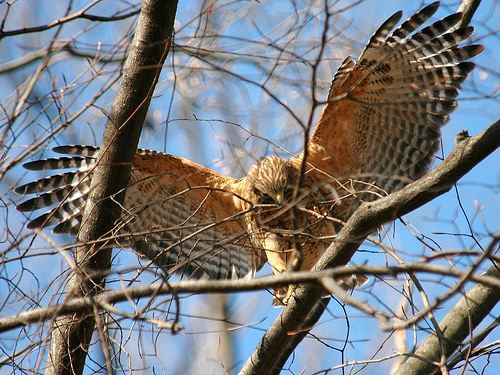
#> input picture example_data/2008_001810.jpg, 500 x 375 px, found by its file name
$ python spin_aug.py
#> lines starting #> are read from the running program, lines starting #| are printed output that depends on the picture
import cv2
import numpy as np
import json
import random
import math
import os
from PIL import Image
from .insert_points import process_shapes

def rotate_point(x, y, angle, center):
    angle_rad = math.radians(angle)
    cos_angle = math.cos(angle_rad)
    sin_angle = math.sin(angle_rad)
    new_x = cos_angle * (x - center[0]) - sin_angle * (y - center[1]) + center[0]
    new_y = sin_angle * (x - center[0]) + cos_angle * (y - center[1]) + center[1]
    return new_x, new_y

def rotate_image(image, angle):
    (h, w) = image.shape[:2]
    center = (w // 2, h // 2)
    rotation_matrix = cv2.getRotationMatrix2D(center, angle, 1.0)
    rotated_image = cv2.warpAffine(image, rotation_matrix, (w, h))
    return rotated_image, center, rotation_matrix

def rotate_annotation(points, rotation_matrix, width, height):
    rotated_points = []
    for point in points:
        vec = np.array([point[0], point[1], 1]).T
        new_x, new_y = rotation_matrix @ vec
        new_x = min(max(new_x, 0), width - 1)
        new_y = min(max(new_y, 0), height - 1)
        rotated_points.append([new_x, new_y])
    return rotated_points

def crop_image(image, annotations, crop_x, crop_y, crop_w, crop_h):
    cropped_image = image[crop_y:crop_y+crop_h, crop_x:crop_x+crop_w]
    new_shapes = []
    for shape in annotations["shapes"]:
        new_points = [[max(0, min(p[0] - crop_x, crop_w - 1)),
                       max(0, min(p[1] - crop_y, crop_h - 1))]
                      for p in shape["points"]]
        shape["points"] = new_points
        new_shapes.append(shape)
    annotations["shapes"] = new_shapes
    return cropped_image, annotations

def resize_image(image, annotations, target_size=(513, 513)):
    orig_h, orig_w = image.shape[:2]
    scale_x = target_size[0] / orig_w
    scale_y = target_size[1] / orig_h
    resized_image = cv2.resize(image, target_size)
    for shape in annotations["shapes"]:
        shape["points"] = [[p[0] * scale_x, p[1] * scale_y] for p in shape["points"]]
    annotations["imageHeight"], annotations["imageWidth"] = target_size
    return resized_image, annotations

def augment_image_and_annotation(image_path, json_path, id, angles=3, crop_scale=[0.8, 0.95], target_size=(513, 513)):
#> called with image_path = 'example_data/2008_001810.jpg', json_path = 'example_data/2008_001810.json', id = 1, angles = 180, target_size = (513, 513)
    image = cv2.imread(image_path)
#> image is the input picture: shape (375, 500, 3); mean B, G, R 128.4, 124, 120.6
    with open(json_path, 'r') as f:
#> (reads example_data/2008_001810.json from the repository)
        annotations = json.load(f)

    height, width = image.shape[:2]
#> height = 375; width = 500
    angle = random.uniform(-angles, angles)
    rotated_image, center, rotation_matrix = rotate_image(image, angle)
#> in rotate_image, `rotated_image = cv2.warpAffine(image, rotation_matrix, (w, h))`:
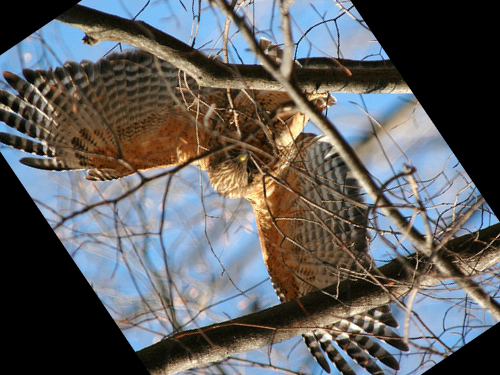
#> rotated_image: shape (375, 500, 3); mean B, G, R 96.1, 95.3, 95.1
#> center = (250, 187); rotation_matrix = [[-0.559, 0.829, 234.7], [-0.829, -0.559, 498.8]]

    for shape in annotations["shapes"]:
        shape["points"] = rotate_annotation(shape["points"], rotation_matrix, width, height)

    scale_factor = random.uniform(crop_scale[0], crop_scale[1])
    crop_x = random.randint(0, int(width * (1.0 - scale_factor)))
#> crop_x = 26
    crop_y = random.randint(0, int(height * (1.0 - scale_factor)))
#> crop_y = 2
    crop_w, crop_h = int(width * scale_factor), int(height * scale_factor)
#> crop_w = 456; crop_h = 342
    cropped_image, annotations = crop_image(rotated_image, annotations, crop_x, crop_y, crop_w, crop_h)
#> in crop_image, `cropped_image = image[crop_y:crop_y+crop_h, crop_x:crop_x+crop_w]`:
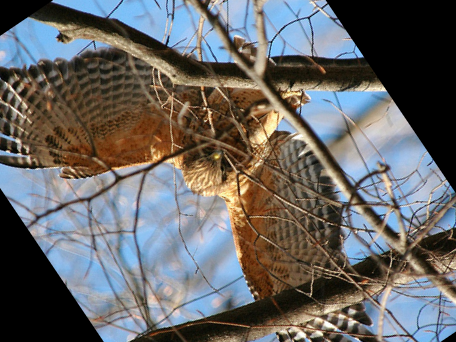
#> cropped_image: shape (342, 456, 3); mean B, G, R 103.1, 103.1, 103.8
#> annotations = 7 items

    resized_image, annotations = resize_image(cropped_image, annotations, target_size)
#> in resize_image, `resized_image = cv2.resize(image, target_size)`:
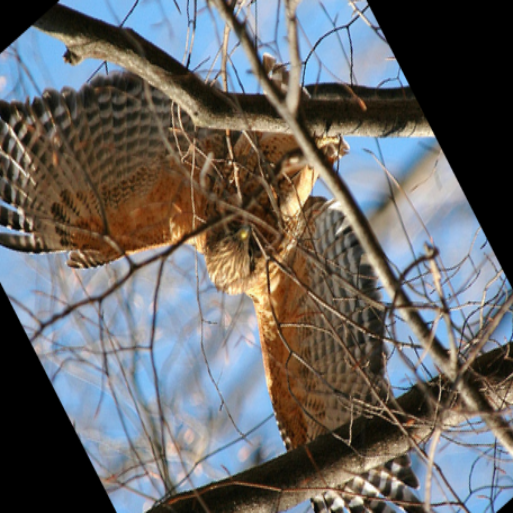
#> resized_image: shape (513, 513, 3); mean B, G, R 103, 103, 103.7
#> the loop in resize_image, `for shape in annotations["shapes"]:` made 1 pass
    cv2.imwrite(f"./aug_images/{os.path.basename(image_path).replace('.jpg', f'_{id}.jpg')}", resized_image)
    with open(f"./aug_jsons/{os.path.basename(image_path).replace('.jpg', f'_{id}.json')}", 'w') as f:
        json.dump(annotations, f)

if __name__ == "__main__":
    image_path = 'example_data/2008_001810.jpg'
    json_path = 'example_data/2008_001810.json'
    augment_image_and_annotation(image_path, json_path, 1, angles=180)
